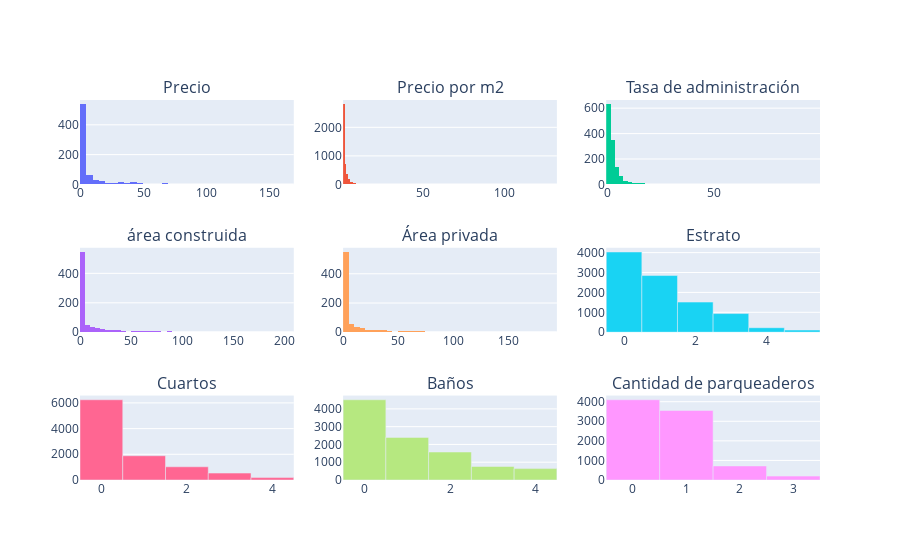

The cell this chart's notebook holds for it:
### Code cell
fig = make_subplots(
    rows = 3, cols = 3,
    specs = [[{}, {}, {}],
            [{}, {}, {'type': 'xy'}],
            [{'type': 'xy'}, {'type': 'xy'}, {'type': 'xy'}]],
    subplot_titles = ('Precio', 'Precio por m2', 'Tasa de administración', 
                      'área construida', 'Área privada', 'Estrato', 
                      'Cuartos', 'Baños', 'Cantidad de parqueaderos'))

fig.add_trace(go.Histogram(x = geodatos['price'].value_counts()), row = 1, col = 1)
fig.add_trace(go.Histogram(x = geodatos['pricePerBuiltSqm'].value_counts()), row = 1, col = 2)
fig.add_trace(go.Histogram(x = geodatos['administrationFee'].value_counts()), row = 1, col = 3)
fig.add_trace(go.Histogram(x = geodatos['builtArea'].value_counts()), row = 2, col = 1)
fig.add_trace(go.Histogram(x = geodatos['privateArea'].value_counts()), row = 2, col = 2)
fig.add_trace(go.Bar(y = geodatos['stratum'].value_counts()), row = 2, col = 3)
fig.add_trace(go.Bar(y = geodatos['rooms'].value_counts()), row = 3, col = 1)
fig.add_trace(go.Bar(y = geodatos['toilets'].value_counts()), row = 3, col = 2)
fig.add_trace(go.Bar(y = geodatos['parkingSpaces'].value_counts()), row = 3, col = 3)

fig.update_layout(height = 700, showlegend = False)

### Figure 1 — Plotly figure (JSON) as saved in the notebook; plotly's stock layout.template omitted (floating-point values rounded to 4 significant figures; data arrays with more than 128 entries replaced by an {"elided": "..."} marker saying what was removed)
{"data": [{"type": "histogram", "x": {"elided": "779 int values"}, "xaxis": "x", "yaxis": "y"}, {"type": "histogram", "x": {"elided": "4477 int values"}, "xaxis": "x2", "yaxis": "y2"}, {"type": "histogram", "x": {"elided": "1331 int values"}, "xaxis": "x3", "yaxis": "y3"}, {"type": "histogram", "x": {"elided": "806 int values"}, "xaxis": "x4", "yaxis": "y4"}, {"type": "histogram", "x": {"elided": "800 int values"}, "xaxis": "x5", "yaxis": "y5"}, {"type": "bar", "xaxis": "x6", "y": [4030, 2847, 1514, 937, 226, 109], "yaxis": "y6"}, {"type": "bar", "xaxis": "x7", "y": [6242, 1887, 1028, 538, 188], "yaxis": "y7"}, {"type": "bar", "xaxis": "x8", "y": [4511, 2396, 1574, 761, 641], "yaxis": "y8"}, {"type": "bar", "xaxis": "x9", "y": [4099, 3555, 718, 199], "yaxis": "y9"}], "layout": {"annotations": [{"font": {"size": 16}, "showarrow": false, "text": "Precio", "x": 0.1444, "xanchor": "center", "xref": "paper", "y": 1, "yanchor": "bottom", "yref": "paper"}, {"font": {"size": 16}, "showarrow": false, "text": "Precio por m2", "x": 0.5, "xanchor": "center", "xref": "paper", "y": 1, "yanchor": "bottom", "yref": "paper"}, {"font": {"size": 16}, "showarrow": false, "text": "Tasa de administración", "x": 0.8556, "xanchor": "center", "xref": "paper", "y": 1, "yanchor": "bottom", "yref": "paper"}, {"font": {"size": 16}, "showarrow": false, "text": "área construida", "x": 0.1444, "xanchor": "center", "xref": "paper", "y": 0.6111, "yanchor": "bottom", "yref": "paper"}, {"font": {"size": 16}, "showarrow": false, "text": "Área privada", "x": 0.5, "xanchor": "center", "xref": "paper", "y": 0.6111, "yanchor": "bottom", "yref": "paper"}, {"font": {"size": 16}, "showarrow": false, "text": "Estrato", "x": 0.8556, "xanchor": "center", "xref": "paper", "y": 0.6111, "yanchor": "bottom", "yref": "paper"}, {"font": {"size": 16}, "showarrow": false, "text": "Cuartos", "x": 0.1444, "xanchor": "center", "xref": "paper", "y": 0.2222, "yanchor": "bottom", "yref": "paper"}, {"font": {"size": 16}, "showarrow": false, "text": "Baños", "x": 0.5, "xanchor": "center", "xref": "paper", "y": 0.2222, "yanchor": "bottom", "yref": "paper"}, {"font": {"size": 16}, "showarrow": false, "text": "Cantidad de parqueaderos", "x": 0.8556, "xanchor": "center", "xref": "paper", "y": 0.2222, "yanchor": "bottom", "yref": "paper"}], "autosize": true, "dragmode": "pan", "showlegend": false, "xaxis": {"anchor": "y", "autorange": true, "domain": [0, 0.2889], "range": [-0.5, 169.5], "showspikes": false, "type": "linear"}, "xaxis2": {"anchor": "y2", "autorange": true, "domain": [0.3556, 0.6444], "range": [0.5, 132.5], "showspikes": false, "type": "linear"}, "xaxis3": {"anchor": "y3", "autorange": true, "domain": [0.7111, 1], "range": [-0.5, 99.5], "showspikes": false, "type": "linear"}, "xaxis4": {"anchor": "y4", "autorange": true, "domain": [0, 0.2889], "range": [-0.5, 209.5], "showspikes": false, "type": "linear"}, "xaxis5": {"anchor": "y5", "autorange": true, "domain": [0.3556, 0.6444], "range": [-0.5, 194.5], "showspikes": false, "type": "linear"}, "xaxis6": {"anchor": "y6", "autorange": true, "domain": [0.7111, 1], "range": [-0.5, 5.5], "showspikes": false}, "xaxis7": {"anchor": "y7", "autorange": true, "domain": [0, 0.2889], "range": [-0.5, 4.5], "showspikes": false}, "xaxis8": {"anchor": "y8", "autorange": true, "domain": [0.3556, 0.6444], "range": [-0.5, 4.5], "showspikes": false}, "xaxis9": {"anchor": "y9", "autorange": true, "domain": [0.7111, 1], "range": [-0.5, 3.5], "showspikes": false}, "yaxis": {"anchor": "x", "autorange": true, "domain": [0.7778, 1], "range": [0, 566.3], "showspikes": false}, "yaxis2": {"anchor": "x2", "autorange": true, "domain": [0.7778, 1], "range": [0, 2957.0], "showspikes": false}, "yaxis3": {"anchor": "x3", "autorange": true, "domain": [0.7778, 1], "range": [0, 664.2], "showspikes": false}, "yaxis4": {"anchor": "x4", "autorange": true, "domain": [0.3889, 0.6111], "range": [0, 573.7], "showspikes": false}, "yaxis5": {"anchor": "x5", "autorange": true, "domain": [0.3889, 0.6111], "range": [0, 577.9], "showspikes": false}, "yaxis6": {"anchor": "x6", "autorange": true, "domain": [0.3889, 0.6111], "range": [0, 4242.0], "showspikes": false, "type": "linear"}, "yaxis7": {"anchor": "x7", "autorange": true, "domain": [0, 0.2222], "range": [0, 6571.0], "showspikes": false, "type": "linear"}, "yaxis8": {"anchor": "x8", "autorange": true, "domain": [0, 0.2222], "range": [0, 4748.0], "showspikes": false, "type": "linear"}, "yaxis9": {"anchor": "x9", "autorange": true, "domain": [0, 0.2222], "range": [0, 4315.0], "showspikes": false, "type": "linear"}}}
